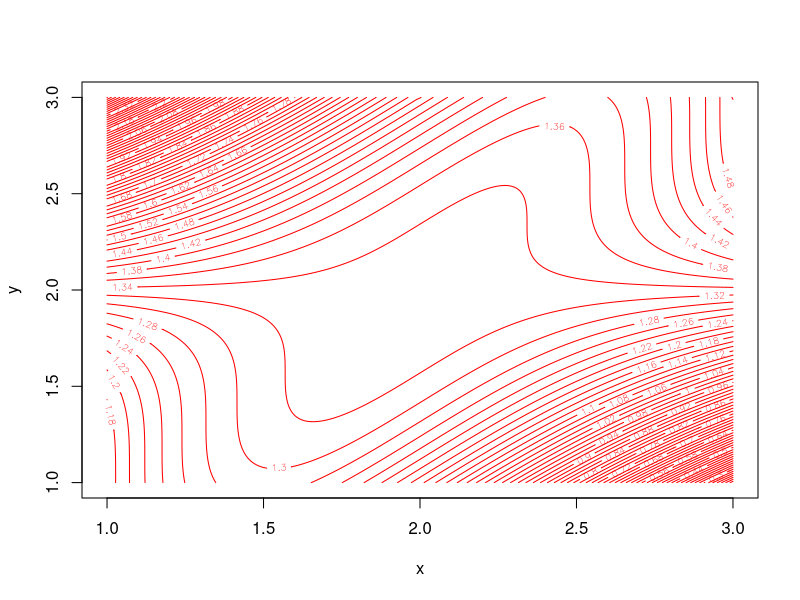
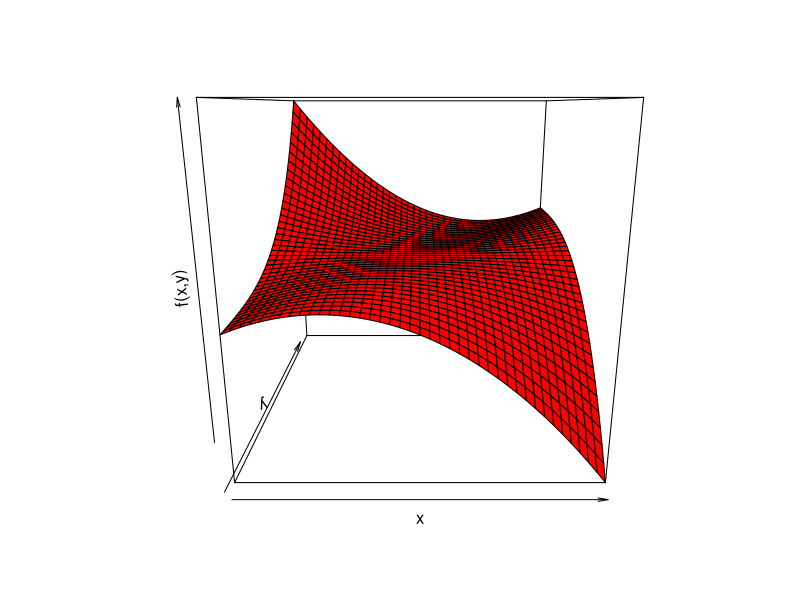

Write R code to recreate these figures, in order.

f <- function (x, y) {
    (y ^ 3) / 6 - (x * y ^ 2) / 2 + (y * x ^ 2) / 2 - (x ^ 2 )+ (2 * x)
}

x <- y <- seq(1,3,by=.01)
z <- outer(x, y, f)
contour(x, y, z, col = "RED", nlevels = 100, xlab = "x", ylab = "y")

x <- y <- seq(1,3,by=.05)
z <- outer(x, y, f)
persp(x, y, z, col = "RED", border = "BLACK", xlab = "x", ylab = "y", zlab = "f(x,y)")

